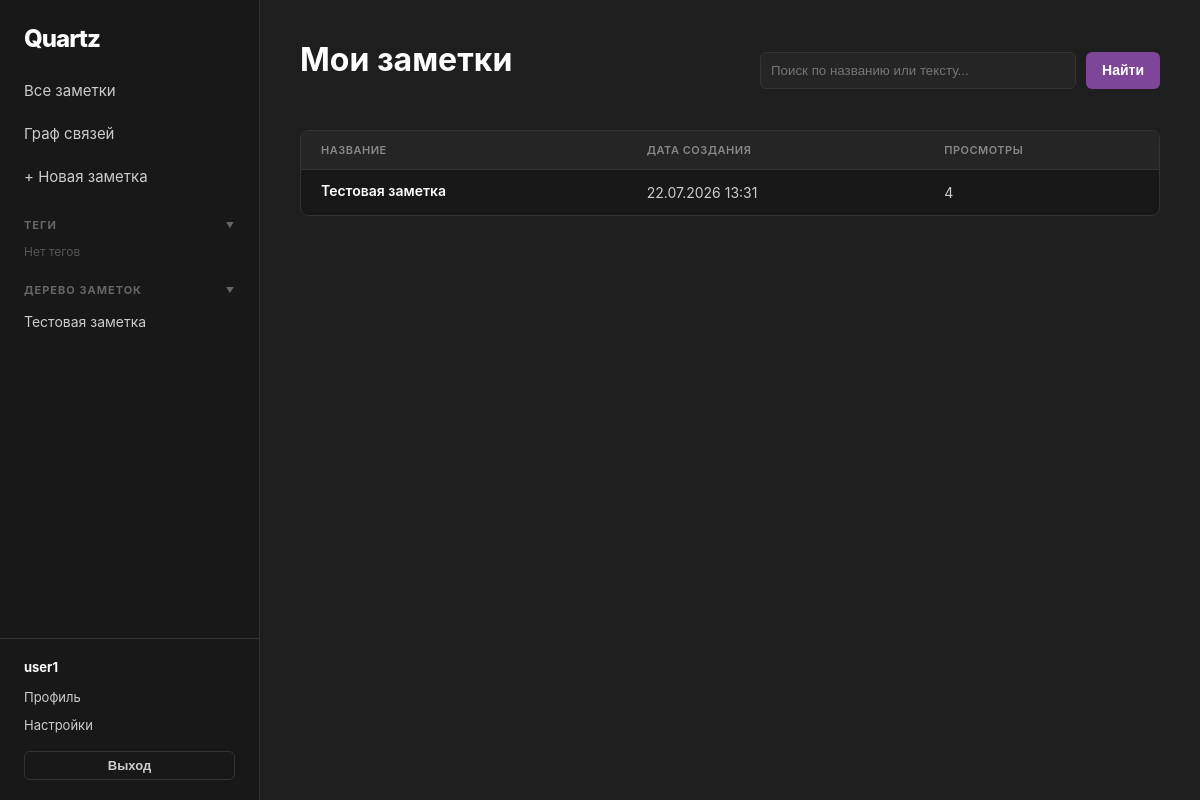
The page / (signed in) on the database as committed earlier.
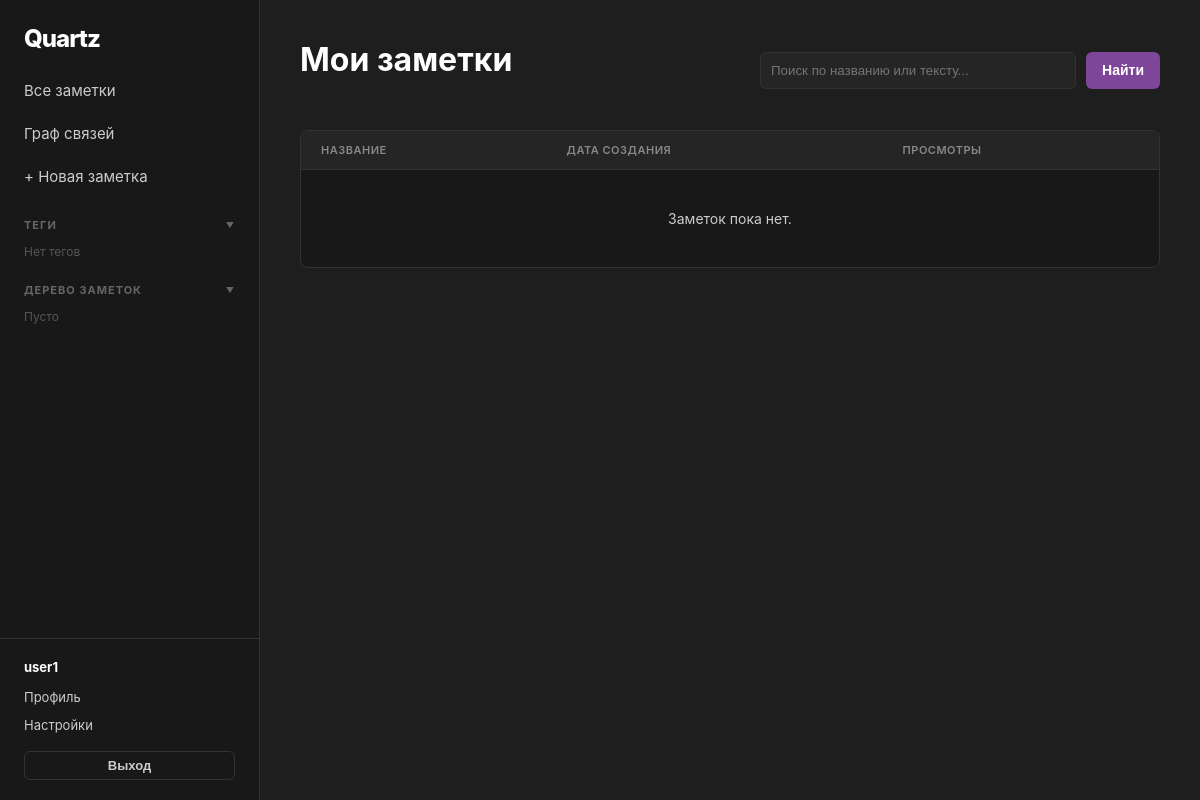
The same page on the database as committed later.
### notes/models.py (models this page shows, shortened)
class Note(models.Model):
    user = models.ForeignKey(User, on_delete=models.CASCADE, related_name="notes", verbose_name="Пользователь")
    title = models.CharField(max_length=200, verbose_name="Заголовок")
    content = models.TextField(verbose_name="Содержимое (Markdown)")
    views_count = models.PositiveIntegerField(default=0, verbose_name="Количество просмотров")
    created_at = models.DateTimeField(auto_now_add=True, verbose_name="Создано")
    updated_at = models.DateTimeField(auto_now=True, verbose_name="Обновлено")
    tags = models.ManyToManyField(Tag, blank=True, related_name="notes", verbose_name="Теги")
    relations = models.ManyToManyField(
        "self",
        through="NoteRelation",
        symmetrical=False,
        related_name="related_to",
        verbose_name="Связи"
    )
    class Meta:
        verbose_name = "Заметка"
        verbose_name_plural = "Заметки"

### notes/views.py (the view)
# urls.py: path('', views.index, name='index'),
@login_required
def index(request):
    query = request.GET.get('q')
    tag_filter = request.GET.get('tag')
    notes = Note.objects.filter(user=request.user).order_by('-created_at')
    if query:
        notes = notes.filter(Q(title__icontains=query) | Q(content__icontains=query))
    if tag_filter:
        notes = notes.filter(tags__name=tag_filter)
    tags = Tag.objects.filter(notes__user=request.user).distinct()
    return render(request, 'notes/index.html', {
        'notes': notes,
        'tags': tags,
        'query': query,
        'tag_filter': tag_filter
    })

### notes/context_processors.py (called while the page is built)
def tags_processor(request):
    if request.user.is_authenticated:
        tags = Tag.objects.filter(notes__user=request.user).distinct()
        recent_notes = Note.objects.filter(user=request.user).order_by('-updated_at')[:15]
    else:
        tags = []
        recent_notes = []
    return {
        'sidebar_tags': tags,
        'sidebar_notes': recent_notes
    }

### notes/templates/notes/index.html (shortened to what this page needs)
{% extends 'base.html' %}
{% block content %}
<div class="index-header">
    <h1>Мои заметки</h1>
    <div class="search-bar">
        <form method="get" style="display: flex; gap: 10px; width: 100%;">
            <input type="text" name="q" placeholder="Поиск по названию или тексту..." value="{{ query|default:'' }}" style="margin-bottom: 0;">
            <button type="submit" class="btn">Найти</button>
        </form>
    </div>
</div>
<div class="table-wrapper">
    <table id="notesTable">
        <thead>
            <tr>
                <th onclick="sortTable(0)">Название</th>
                <th onclick="sortTable(1)">Дата создания</th>
                <th onclick="sortTable(2)">Просмотры</th>
            </tr>
        </thead>
        <tbody>
            {% for note in notes %}
                <tr>
                    <td>
                        <a href="{% url 'note_detail' note.pk %}" class="note-link">{{ note.title }}</a>
                    </td>
                    <td data-value="{{ note.created_at|date:'YmdHis' }}">{{ note.created_at|date:"d.m.Y H:i" }}</td>
                    <td>{{ note.views_count }}</td>
                </tr>
            {% empty %}
                <tr>
                    <td colspan="3" style="text-align: center; padding: 40px;">Заметок пока нет.</td>
                </tr>
            {% endfor %}
        </tbody>
    </table>
</div>
{% endblock %}

### notes/templates/base.html (shortened to what this page needs)
<!DOCTYPE html>
<html lang="ru">
<head>
</head>
<body>
    <aside class="sidebar">
        <div class="sidebar-header">
            <a href="{% url 'index' %}" class="logo">Quartz</a>
            <nav class="nav-links">
                <a href="{% url 'index' %}" class="nav-item">Все заметки</a>
                <a href="{% url 'quartz' %}" class="nav-item">Граф связей</a>
                <a href="{% url 'note_create' %}" class="nav-item">+ Новая заметка</a>
            </nav>
        </div>
        <div class="sidebar-content">
            <div class="collapsible-section">
                <div class="section-header" onclick="toggleSection(this)">Теги</div>
                <div class="section-content tags-list">
                    {% for tag in sidebar_tags %}
                        <a href="{% url 'index' %}?tag={{ tag.name }}" class="tag-badge">{{ tag.name }}</a>
                    {% empty %}
                        <span style="font-size: 12px; color: #555;">Нет тегов</span>
                    {% endfor %}
                </div>
            </div>
            <div class="collapsible-section">
                <div class="section-header" onclick="toggleSection(this)">Дерево заметок</div>
                <div class="section-content">
                    {% for note in sidebar_notes %}
                        <a href="{% url 'note_detail' note.pk %}" class="note-tree-item">{{ note.title }}</a>
                    {% empty %}
                        <span style="font-size: 12px; color: #555;">Пусто</span>
                    {% endfor %}
                </div>
            </div>
        </div>
        <div class="sidebar-footer">
            <div class="account-block">
                {% if user.is_authenticated %}
                    <span style="font-size: 13px; font-weight: bold; color: var(--text-header); margin-bottom: 4px; display: block;">{{ user.username }}</span>
                    <a href="#" class="nav-item" style="padding: 2px 0; font-size: 13px;">Профиль</a>
                    <a href="{% url 'settings' %}" class="nav-item" style="padding: 2px 0; font-size: 13px;">Настройки</a>
                    <form action="{% url 'logout' %}" method="post" style="margin-top: 8px;">
                        <button type="submit" class="btn btn-outline" style="width: 100%; padding: 6px; font-size: 13px;">Выход</button>
                    </form>
                {% else %}
                    <a href="{% url 'login' %}" class="btn" style="width: 100%; margin-bottom: 8px; font-size: 13px;">Вход</a>
                    <a href="{% url 'signup' %}" class="btn btn-outline" style="width: 100%; font-size: 13px;">Регистрация</a>
                {% endif %}
            </div>
        </div>
    </aside>
    <main class="main-content">
        <div class="content-container">
            {% block content %}
            {% endblock %}
        </div>
    </main>
</body>
</html>

### notes/templates/notes/index.html (style rules this page uses)
.index-header { display: flex; justify-content: space-between; align-items: center; margin-bottom: 30px; gap: 20px; }
.search-bar { flex-grow: 1; max-width: 400px; }
.table-wrapper { background-color: var(--bg-sidebar); border: 1px solid var(--border); border-radius: 8px; overflow: hidden; }
table { width: 100%; border-collapse: collapse; font-size: 14px; }
th { text-align: left; padding: 12px 20px; background-color: #252525; color: #888; font-weight: 600; text-transform: uppercase; font-size: 11px; letter-spacing: 0.5px; cursor: pointer; user-select: none; }
td { padding: 12px 20px; border-top: 1px solid var(--border); }

Rows that differ between the two databases and show on the page:
removed Note: title "Тестовая заметка", created_at "22.07.2026 13:31", views_count "4"
Other text that changed with them:
text now shown: "Пусто Заметок пока нет."
